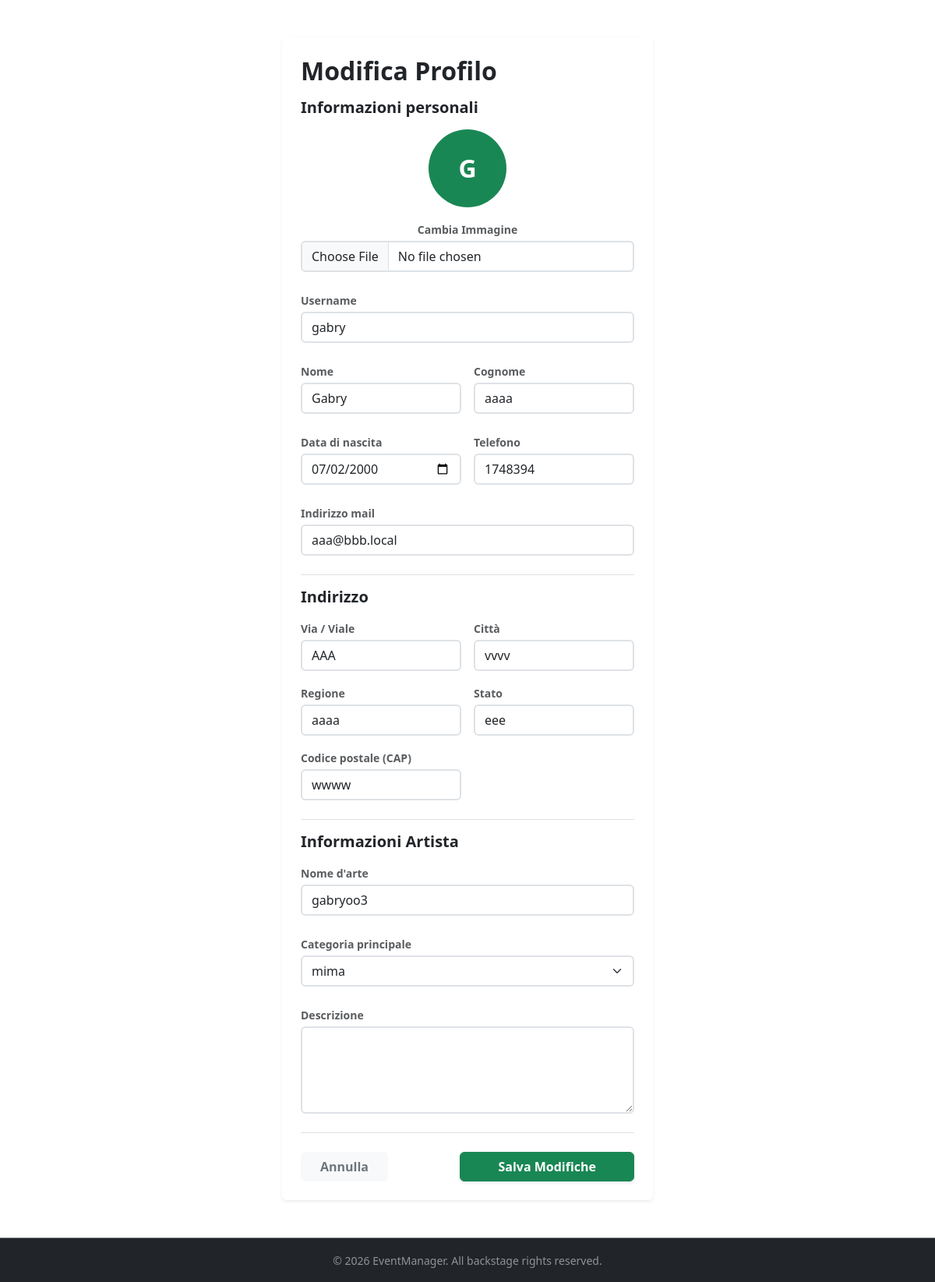
/profile/update/profile/ (signed in), run on the app's committed database.
### apps/account/models.py (models this page shows, shortened)
class Account(AbstractUser, BaseModel):
    username = models.CharField(max_length=30, unique=True)
    first_name = models.CharField(max_length=100)
    last_name = models.CharField(max_length=100)
    birth_date = models.DateField(validators=[check_mayor])
    address = models.ForeignKey(Address, on_delete=models.CASCADE, blank=True, null=True)
    email = models.EmailField()
    phone = models.CharField(max_length=10, blank=True, null=True)
    is_organizer = models.BooleanField(default=False)
    profile_image = models.ImageField(upload_to='img/profile_images', blank=True, null=True)
    main_category = models.ForeignKey('events.Category', on_delete=models.PROTECT, blank=True, null=True, related_name='organizer_category')
    stage_name = models.CharField(max_length=30, blank=True, null=True)
    organizer_description = models.TextField(blank=True, null=True)
    REQUIRED_FIELDS = ['first_name', 'last_name', 'birth_date']

class Address(models.Model):
    street_address = models.CharField(max_length=100)
    city = models.CharField(max_length=100)
    region = models.CharField(max_length=100)
    state = models.CharField(max_length=100)
    zip_code = models.CharField(max_length=10)

### apps/events/models.py (models this page shows)
class Category(BaseModel):
    name = models.CharField(max_length=255, unique=True)
    def __str__(self):
        return self.name

### apps/account/views.py (the view, shortened to what this page needs)
# urls.py: path('profile/update/profile/', views.AccountUpdateView.as_view(), name='update'),
class AccountUpdateView(LoginRequiredMixin, View):
    template_name = 'account/register_edit.html'
    model = Account
    form_class = AccountUpdateForm
    success_message = 'Informazioni dell\'account aggiornate!'
    success_url = reverse_lazy('account:profile')
    def get(self, request, *args, **kwargs):
        account_form = self.form_class(instance=request.user)
        address_form = AddressUpdateForm(instance=request.user.address)
        return render(request, self.template_name, {
            'account_form': account_form,
            'address_form': address_form,
            'account': request.user,
            'is_update' : True
        })

### apps/account/forms.py
class AccountUpdateForm(forms.ModelForm):
    class Meta:
        model = Account
        fields = ['username', 'first_name', 'last_name', 'email', 'birth_date', 'phone','profile_image', 'stage_name', 'organizer_description', 'main_category']
        widgets = {
            'birth_date': forms.DateInput(attrs={'type': 'date'}),
        }

class AddressUpdateForm(forms.ModelForm):
    class Meta:
        model = Address
        fields = ['street_address', 'city', 'region', 'state', 'zip_code']

### templates/account/register_edit.html (shortened to what this page needs)
{% extends 'base.html' %}
{% block content %}
<div class="row justify-content-center my-5 align-content-center">
    <div class="col-12 col-md-6">
        <div class="card border-0 p-4 shadow-sm">
            <h2 class="mb-3 fw-bold">{% if is_update %}Modifica Profilo{% else %}Registrati{% endif %}</h2>
            <form method="POST" enctype="multipart/form-data">
                <h5 class="mb-3 fw-bold text-dark">Informazioni personali</h5>
                {% if is_update %}
                <div class="mb-4 text-center">
                    {% if account.profile_image %}
                        <img src="{{ account.profile_image.url }}"
                             class="rounded-circle img-thumbnail mx-auto mb-3"
                             style="width: 100px; height: 100px; object-fit: cover;" alt="Avatar">
                    {% else %}
                        <div class="bg-success text-white rounded-circle mx-auto mb-3 d-flex align-items-center justify-content-center fw-bold"
                             style="width: 100px; height: 100px; font-size: 2rem;">
                            {{ account.username|slice:":1"|upper }}
                        </div>
                    {% endif %}
                {% endif %}
                <div class="mb-4">
                    <label for="{{ account_form.profile_image.id_for_label }}" class="form-label text-muted small fw-semibold mb-1">
                        {% if is_update %}Cambia Immagine{% else %}Immagine profilo{% endif %}
                    </label>
                    <input type="file" name="profile_image" id="{{ account_form.profile_image.id_for_label }}"
                           class="form-control border-2 {% if account_form.profile_image.errors %}is-invalid{% endif %}">
                </div>
                {% if is_update %}</div>{% endif %}
                <div class="mb-4">
                    <label for="{{ account_form.username.id_for_label }}" class="form-label text-muted small fw-semibold mb-1">Username</label>
                    <input type="text" name="username" id="{{ account_form.username.id_for_label }}"
                           class="form-control border-2 {% if account_form.username.errors %}is-invalid{% endif %}"
                           value="{{ account_form.username.value|default:'' }}" required>
                </div>
                <div class="row g-3 mb-4">
                    <div class="col-md-6 col-12">
                        <label for="{{ account_form.first_name.id_for_label }}" class="form-label text-muted small fw-semibold mb-1">Nome</label>
                        <input type="text" name="first_name" id="{{ account_form.first_name.id_for_label }}"
                               class="form-control border-2 {% if account_form.first_name.errors %}is-invalid{% endif %}"
                               value="{{ account_form.first_name.value|default:'' }}">
                    </div>
                    <div class="col-md-6 col-12">
                        <label for="{{ account_form.last_name.id_for_label }}" class="form-label text-muted small fw-semibold mb-1">Cognome</label>
                        <input type="text" name="last_name" id="{{ account_form.last_name.id_for_label }}"
                               class="form-control border-2 {% if account_form.last_name.errors %}is-invalid{% endif %}"
                               value="{{ account_form.last_name.value|default:'' }}">
                    </div>
                </div>
                <div class="row g-3 mb-4">
                    <div class="col-md-6 col-12">
                        <label for="{{ account_form.birth_date.id_for_label }}" class="form-label text-muted small fw-semibold mb-1">Data di nascita</label>
                        <input type="date" name="birth_date" id="{{ account_form.birth_date.id_for_label }}"
                               class="form-control border-2 {% if account_form.birth_date.errors %}is-invalid{% endif %}"
                               value="{{ account.birth_date|date:'Y-m-d'|default:'' }}">
                    </div>
                    <div class="col-md-6 col-12">
                        <label for="{{ account_form.phone.id_for_label }}" class="form-label text-muted small fw-semibold mb-1">Telefono</label>
                        <input type="text" name="phone" id="{{ account_form.phone.id_for_label }}"
                               class="form-control border-2 {% if account_form.phone.errors %}is-invalid{% endif %}"
                               value="{{ account_form.phone.value|default:'' }}">
                    </div>
                </div>
                <div class="mb-4">
                    <label for="{{ account_form.email.id_for_label }}" class="form-label text-muted small fw-semibold mb-1">Indirizzo mail</label>
                    <input type="email" name="email" id="{{ account_form.email.id_for_label }}"
                           class="form-control border-2 {% if account_form.email.errors %}is-invalid{% endif %}"
                           value="{{ account_form.email.value|default:'' }}" required>
                </div>
                <h5 class="mb-3 fw-bold text-dark border-top pt-3">Indirizzo</h5>
                <div class="row g-3 mb-3">
                    <div class="col-md-6 col-12">
                        <label for="{{ address_form.street_address.id_for_label }}" class="form-label text-muted small fw-semibold mb-1">Via / Viale</label>
                        <input type="text" name="street_address" id="{{ address_form.street_address.id_for_label }}"
                               class="form-control border-2 {% if address_form.street_address.errors %}is-invalid{% endif %}"
                               value="{{ address_form.street_address.value|default:'' }}" required>
                    </div>
                    <div class="col-md-6 col-12">
                        <label for="{{ address_form.city.id_for_label }}" class="form-label text-muted small fw-semibold mb-1">Città</label>
                        <input type="text" name="city" id="{{ address_form.city.id_for_label }}"
                               class="form-control border-2 {% if address_form.city.errors %}is-invalid{% endif %}"
                               value="{{ address_form.city.value|default:'' }}" required>
                    </div>
                </div>
                <div class="row g-3 mb-3">
                    <div class="col-md-6 col-12">
                        <label for="{{ address_form.region.id_for_label }}" class="form-label text-muted small fw-semibold mb-1">Regione</label>
                        <input type="text" name="region" id="{{ address_form.region.id_for_label }}"
                               class="form-control border-2 {% if address_form.region.errors %}is-invalid{% endif %}"
                               value="{{ address_form.region.value|default:'' }}" required>
                    </div>
                    <div class="col-md-6 col-12">
                        <label for="{{ address_form.state.id_for_label }}" class="form-label text-muted small fw-semibold mb-1">Stato</label>
                        <input type="text" name="state" id="{{ address_form.state.id_for_label }}"
                               class="form-control border-2 {% if address_form.state.errors %}is-invalid{% endif %}"
                               value="{{ address_form.state.value|default:'' }}" required>
                    </div>
                </div>
                <div class="row g-3 mb-4">
                    <div class="col-md-6 col-12">
                        <label for="{{ address_form.zip_code.id_for_label }}" class="form-label text-muted small fw-semibold mb-1">Codice postale (CAP)</label>
                        <input type="text" name="zip_code" id="{{ address_form.zip_code.id_for_label }}"
                               class="form-control border-2 {% if address_form.zip_code.errors %}is-invalid{% endif %}"
                               value="{{ address_form.zip_code.value|default:'' }}" required>
                    </div>
                </div>
                {% if is_update and user.is_organizer %}
                <h5 class="mb-3 fw-bold text-dark border-top pt-3">Informazioni Artista</h5>
                <div class="mb-4">
                    <label for="{{ account_form.stage_name.id_for_label }}" class="form-label text-muted small fw-semibold mb-1">Nome d'arte</label>
                    <input type="text" name="stage_name" id="{{ account_form.stage_name.id_for_label }}"
                           class="form-control border-2 {% if account_form.stage_name.errors %}is-invalid{% endif %}"
                           value="{{ account_form.stage_name.value|default:'' }}">
                </div>
                <div class="mb-4">
                    <label for="{{ account_form.main_category.id_for_label }}" class="form-label text-muted small fw-semibold mb-1">Categoria principale</label>
                    <select name="main_category" id="{{ account_form.main_category.id_for_label }}"
                            class="form-select border-2 {% if account_form.main_category.errors %}is-invalid{% endif %}">
                        {% for choice in account_form.main_category.field.choices %}
                            <option value="{{ choice.0 }}" {% if account_form.main_category.value == choice.0 %}selected{% endif %}>
                                {{ choice.1 }}
                            </option>
                        {% endfor %}
                    </select>
                </div>
                <div class="mb-4">
                    <label for="{{ account_form.organizer_description.id_for_label }}" class="form-label text-muted small fw-semibold mb-1">Descrizione</label>
                    <textarea name="organizer_description" id="{{ account_form.organizer_description.id_for_label }}"
                              rows="4" class="form-control border-2 {% if account_form.organizer_description.errors %}is-invalid{% endif %}">{{ account_form.organizer_description.value|default:account.organizer_description|default:'' }}</textarea>
                </div>
                {% endif %}
                <div class="d-flex justify-content-between gap-3 border-top pt-4">
                    <a href="{% if is_update %}{% url 'account:profile' %}{% else %}{% url 'account:login' %}{% endif %}"
                       class="btn btn-light px-4 fw-bold text-secondary">
                        {% if is_update %}Annulla{% else %}Accedi{% endif %}
                    </a>
                    <button type="submit" class="btn btn-success px-5 fw-bold shadow-sm">
                        {% if is_update %}Salva Modifiche{% else %}Registrati{% endif %}
                    </button>
                </div>
            </form>
        </div>
    </div>
</div>
{% endblock %}

### static/css/custom.css (style rules this page uses)
html, body { overscroll-behavior-y: none; }
form { max-width: 500px; }

### data on the page
Account: username "G", username "gabry", first_name "Gabry", last_name "aaaa", birth_date "07/02/2000", phone "1748394", email "aaa@bbb.local", stage_name "gabryoo3", main_category "mima"
Address: street_address "AAA", city "vvvv", region "aaaa", state "eee", zip_code "wwww"
